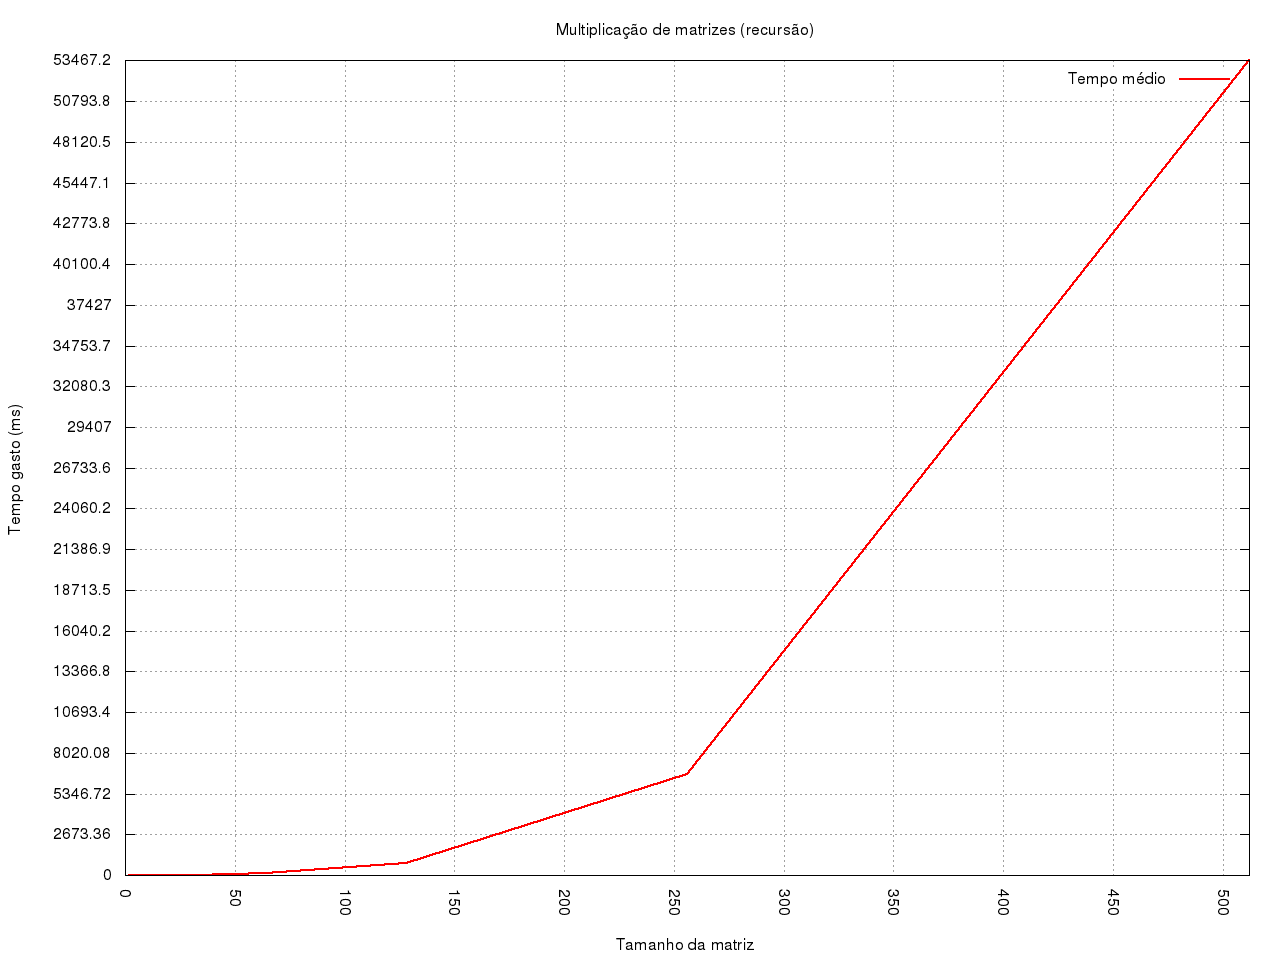

Recreate this plot in gnuplot.
reset
set key on
set terminal png size 1280,960 enhanced font 'Helvetica,12'
set output './results/grafico-rec.png'
set title 'Multiplicação de matrizes (recursão)'
set grid
set xrange[0:512]
set xtics 50
set ytics 2673.36
set xlabel 'Tamanho da matriz'
set ylabel 'Tempo gasto (ms)'
set xtic rotate by -90 scale 0
set yrange[0:53500]
plot './results/stats-rec.dat' using 1:4 title 'Tempo médio' lw 2 with lines
